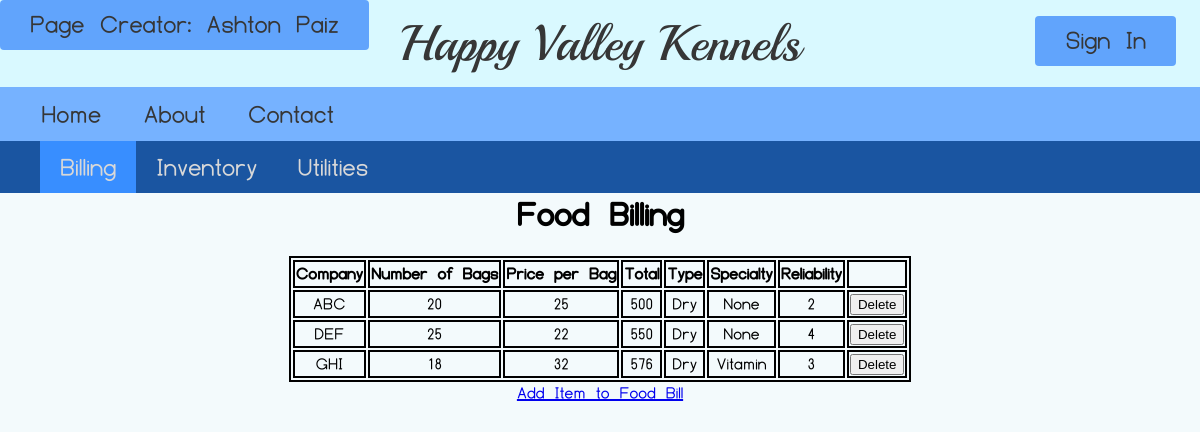
The app's page /Finance/Billing/Food_billing/index.php with its own data.
### tables this page shows
CREATE TABLE food_billing (
	food_id int primary key auto_increment,
	company varchar(255) not null,
    number_of_bags int not null,
    price_per_bag int not null,
    total_cost int not null,
    food_type varchar(255) not null,
    specialty varchar(255) not null default 'None',
    reliability int(5) not null
);

### Finance/Billing/Food_billing/index.php (the view, shortened to what this page needs)
<?php
include($_SERVER["DOCUMENT_ROOT"]."/HappyValleyKennels/assets/Header/Header.php");
include($_SERVER['DOCUMENT_ROOT']."/HappyValleyKennels/Finance/financeHeader.php");
require_once('database.php');
$query = 'SELECT * FROM food_billing
                       ORDER BY food_id';
$statement = $db->prepare($query);
$statement->execute();
$foods = $statement->fetchAll();
?>
<!DOCTYPE html>
<html>
<head>
    <link rel="stylesheet" type="text/css" href="bill_and_inventory.css" />
</head>
<body>
    <h1>Food Billing</h1>
    <section>
        <table>
            <tr>
                <th>Company</th>
                <th>Number of Bags</th>
                <th>Price per Bag</th>
                <th>Total</th>
                <th>Type</th>
                <th>Specialty</th>
                <th>Reliability</th>
                <th>&nbsp;</th>
            </tr>
            <?php foreach ($foods as $food) : ?>
            <tr>
                <td><?php echo $food['company']; ?></td>
                <td><?php echo $food['number_of_bags']; ?></td>
                <td><?php echo $food['price_per_bag']; ?></td>
                <td><?php echo $food['total_cost']; ?></td>
                <td><?php echo $food['food_type']; ?></td>
                <td><?php echo $food['specialty']; ?></td>
                <td><?php echo $food['reliability']; ?></td>
                <td><form action="delete_food.php" method="post">
                    <input type="submit" value="Delete">
                </form></td>
            </tr>
            <?php endforeach; ?>
        </table>
        <p><a href="add_food_form.php">Add Item to Food Bill</a></p>
    </section>
</body>
</html>

### Finance/Billing/Food_billing/bill_and_inventory.css (style rules this page uses)
table, th, td { border: 2px solid black; }
table { margin: auto; text-align: center; }
h1, p { text-align: center; margin: auto; padding-bottom: 20px; }

### records on screen
food_billing: company "ABC", number_of_bags "20", price_per_bag "25", total_cost "500", food_type "Dry", specialty "None", reliability "2"
food_billing: company "DEF", number_of_bags "25", price_per_bag "22", total_cost "550", food_type "Dry", specialty "None", reliability "4"
food_billing: company "GHI", number_of_bags "18", price_per_bag "32", total_cost "576", food_type "Dry", specialty "Vitamin", reliability "3"

### other values on screen
$page_creator "Ashton Paiz"
$username "Sign In"
